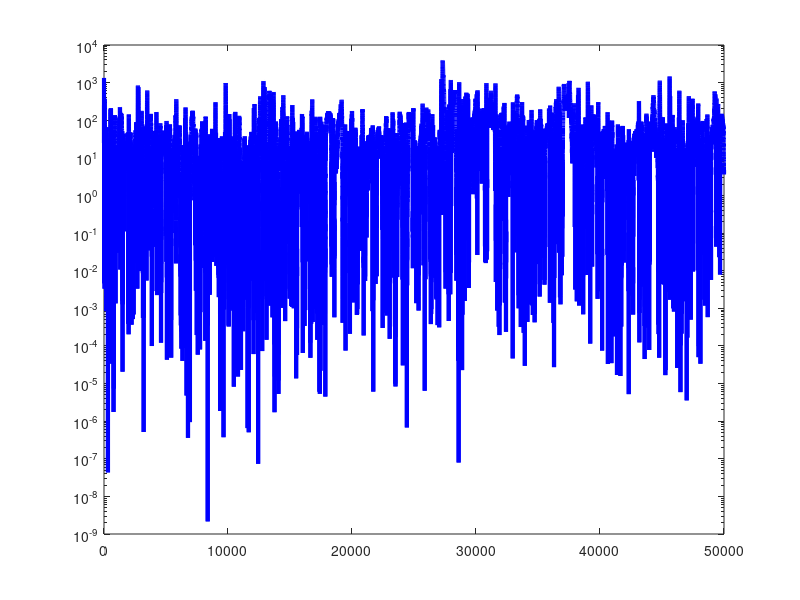
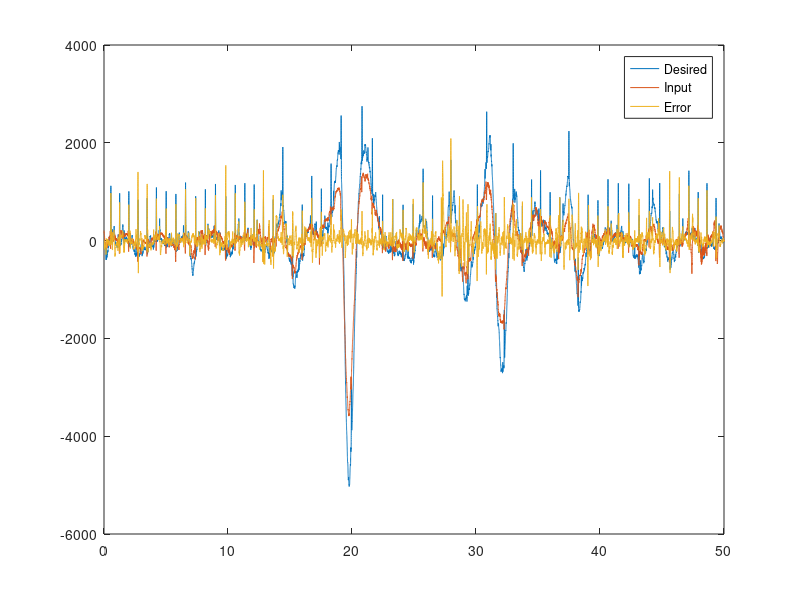

Source code (MATLAB) for these figures, in order:
%%load('r10_edfm.mat')
load('r04_edfm (2).mat')
ntr=50000;
Wopt=[5.57784015265975;-6.28603568117296;-0.0703474695419573;2.27029772639617;1.04657583831914;-0.772278925353362;-1.29441861789246;-0.391721845120419;0.634143271842731;0.745997374049239;0.192084628323812;-0.557933821198503;-0.635994019110740;-0.200190604683712;0.300716412667157;0.299399796540797;-0.0311515875453097;-0.522787532953998;-0.552079627231478;-0.240143564682512;0.150692781851831;0.292147927004862;0.0291829523870319;-0.257394676923013;-0.374059982765402;-0.162568428836948;0.169109222480188;0.328643587920055;0.355299787735021;0.0933444075221814;-0.767906479642335;-0.0138534101183723;0.157706861226416;0.313256635311745;0.121609047153470;-0.170362027426563;-0.382781356837995;-0.348463856131275;0.0668676308669092;0.323588622861081;0.338846085506702;-0.0366977678177136;-0.355684752688603;-0.309495113289813;0.232750667498294;0.658632154787483;0.601122070189376;-0.120764199475161;-0.817257917232382;-0.453141411475372;0.816677416518360;1.74694830913359;0.0480614499101648;-4.44114644589718;4.06576313800179];
%Wopt=[2.47444106226483;-3.36285037757698;0.0661685597180757;1.05947558299799;0.427683434994236;-0.402174485429583;-0.530890316891457;-0.0685402482555020;0.394021929842491;0.320584590601548;-0.0829359779992842;-0.285266837378572;0.157343510360249];
%%Wopt=[3.96736184122509 -3.94290383161196 -0.513644404316160 1.00090297231596 0.848199004203405 0.0216515260524499 -0.504672974060220 -0.426071960685718 -0.0392995490223900 0.184511401355550 0.182963090096195 0.201289046134605 -0.322411928396832]';
L = 55;
excessMSE = zeros(1,ntr);

muhat=0.02;
bet=0.01;
sig = 0.1;
rho = 0.9;

for k=1:1

%%W = Wopt+randn(L,1);
W=zeros(L,1);
X = zeros(L,1);
dhat = zeros(1,ntr);
e = zeros(1,ntr);
x = zeros(1,ntr);
ll = 1:L-1;
llp1 = ll+1;
Wtot = zeros(L,ntr);
d=[zeros(1,30) val(5,1:ntr-30)];
%%x = x(1,101:ntr+100);
x = [val(2,1:ntr)];
for i=1:ntr
    X(llp1) = X(ll);
    X(1) = x(i);
    dhat(i) = W'*X;
    e(i) =  d(i)-dhat(i);
    W = W + muhat/(bet+X'*X)*e(i)*X;
    Wtot(:,i) = W;
    V = W-Wopt;
    excessMSE(i) = excessMSE(i) + (V'*X)^2;    
end

end


figure(1)
semilogy(1:ntr,excessMSE/1000,'-b','LineWidth',3);
figure(2)
%subplot(2,1,1)
t = (1:ntr)/1000;
plot(t,d,t,x,t,e);
%plot(t,e,t,d);
%legend('Desired','Input','Error')
m=val(1,1:ntr);
legend('Desired','Input','Error')
%figure(3)
%plot(t,e)

%plot(t,m,t,e)